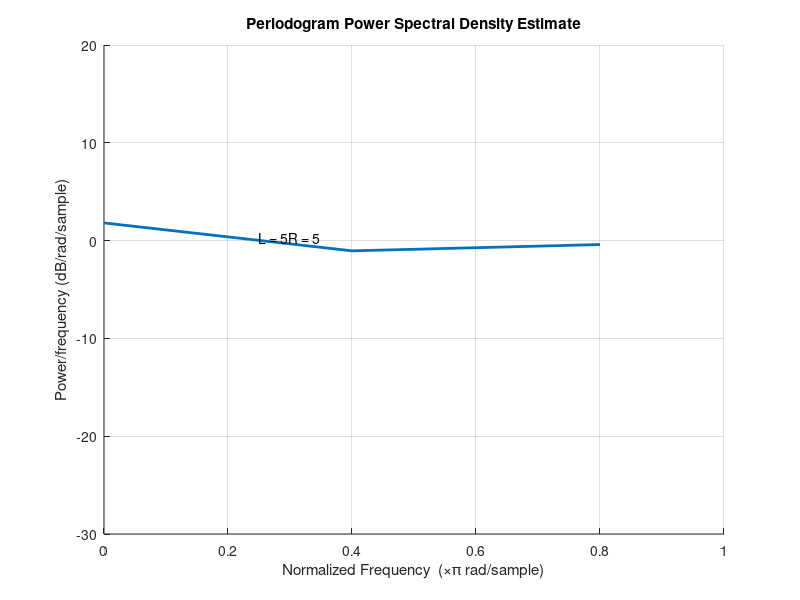

Recreate this plot in MATLAB.
%  Periodogram 
clc
clearvars
close all
% Input
L = input('Window Length L = ');
R = input('FFT R = ');
% signal generation
n = 0:L-1;
randn('state',0);
X = 2*sin(0.06*pi*n) + sin(0.14*pi*n) + randn(1,L);

window = rectwin(L);
[Period_PSD,W] = periodogram(X,window,R);



line(W/pi,10*log10(Period_PSD),'LineWidth',2); 
ylim([-30 20]); 
xlim([0 1]);
grid on;
xlabel('Normalized Frequency  (\times\pi rad/sample)');
ylabel('Power/frequency (dB/rad/sample)');
title('Periodogram Power Spectral Density Estimate');

str = ['L = ', num2str(L), 'R = ', num2str(R)];
text([0.25 14],[0.3 20],str);